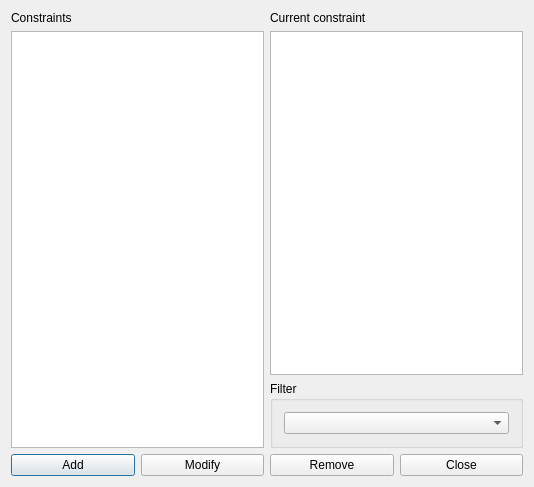
<?xml version="1.0" encoding="UTF-8"?>
<ui version="4.0">
 <class>ConstraintMaxActivitiesForTeacherForm_template</class>
 <widget class="QDialog" name="ConstraintMaxActivitiesForTeacherForm_template">
  <property name="geometry">
   <rect>
    <x>0</x>
    <y>0</y>
    <width>534</width>
    <height>487</height>
   </rect>
  </property>
  <property name="windowTitle">
   <string extracomment="This is the title of the dialog in which you see the list of all constraints of this type">Constraints max activities for a teacher</string>
  </property>
  <layout class="QGridLayout" name="gridLayout_2">
   <item row="0" column="0" rowspan="2">
    <layout class="QVBoxLayout" name="verticalLayout_2">
     <item>
      <widget class="QLabel" name="constraintsTextLabel">
       <property name="frameShape">
        <enum>QFrame::NoFrame</enum>
       </property>
       <property name="frameShadow">
        <enum>QFrame::Plain</enum>
       </property>
       <property name="text">
        <string>Constraints</string>
       </property>
       <property name="wordWrap">
        <bool>false</bool>
       </property>
      </widget>
     </item>
     <item>
      <widget class="QListWidget" name="constraintsListWidget"/>
     </item>
    </layout>
   </item>
   <item row="0" column="1">
    <layout class="QVBoxLayout" name="verticalLayout">
     <item>
      <widget class="QLabel" name="currentConstraintTextLabel">
       <property name="text">
        <string>Current constraint</string>
       </property>
       <property name="wordWrap">
        <bool>false</bool>
       </property>
      </widget>
     </item>
     <item>
      <widget class="QPlainTextEdit" name="currentConstraintTextEdit"/>
     </item>
    </layout>
   </item>
   <item row="1" column="1">
    <widget class="QGroupBox" name="filterGroupBox">
     <property name="title">
      <string>Filter</string>
     </property>
     <layout class="QGridLayout" name="gridLayout">
      <item row="0" column="0">
       <widget class="QComboBox" name="teachersComboBox"/>
      </item>
     </layout>
    </widget>
   </item>
   <item row="2" column="0" colspan="2">
    <layout class="QHBoxLayout" name="horizontalLayout">
     <item>
      <widget class="QPushButton" name="addConstraintPushButton">
       <property name="text">
        <string>Add</string>
       </property>
      </widget>
     </item>
     <item>
      <widget class="QPushButton" name="modifyConstraintPushButton">
       <property name="text">
        <string>Modify</string>
       </property>
      </widget>
     </item>
     <item>
      <widget class="QPushButton" name="removeConstraintPushButton">
       <property name="text">
        <string>Remove</string>
       </property>
      </widget>
     </item>
     <item>
      <widget class="QPushButton" name="closePushButton">
       <property name="text">
        <string>Close</string>
       </property>
      </widget>
     </item>
    </layout>
   </item>
  </layout>
 </widget>
 <layoutdefault spacing="6" margin="11"/>
 <resources/>
 <connections/>
</ui>
